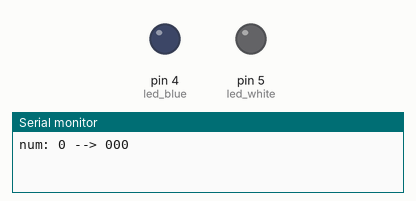
Bench run of a sketch on a simulated Arduino Uno, built with avr-gcc and run on an emulated ATmega328P. On the bench: output pins drawn as LEDs (lit = HIGH), the last lines printed to the serial monitor. Pins used as bus, display or sensor lines are not drawn.

Above: at 1.0 s.
At 3.0 s:
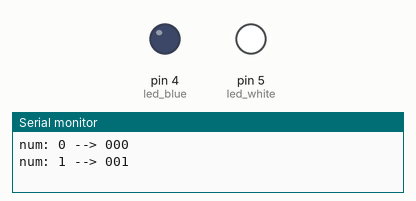
At 5.0 s:
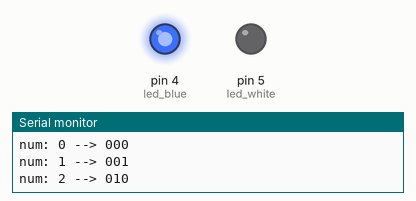
At 7.0 s:
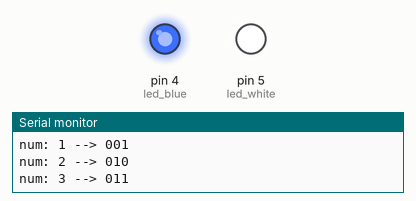
Timing chart, 0 to 10.4 s (numbered marks = the images above):
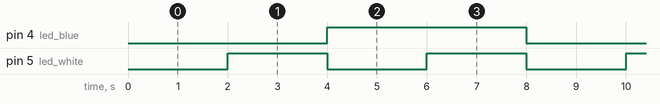

Measured:
- by itself, pin 4 (led_blue): alternates HIGH for 4.0 s and LOW for 4.0 s
- by itself, pin 5 (led_white): alternates HIGH for 2.0 s and LOW for 2.0 s
- by itself, everything shown: repeats every 8.0 s, in 4 steps

The sketch:

sketch_apr13b.ino
```cpp
const int led_white = 5;
const int led_blue = 4;
const int led_green = 0;

void setup() {
  // put your setup code here, to run once:
  pinMode(led_white, OUTPUT);
  pinMode(led_blue, OUTPUT);
  pinMode(led_green, OUTPUT);
  Serial.begin(9600);
}

int b0 = 0, b1 = 0, b2 = 0;
const int basis = 2;
int _bit[3];
int _position = 0;
void binary_encoder(int num){
  Serial.print("num: ");
  Serial.print(num);
   _position = basis;
   while(_position >= 0){
      _bit[_position] = num%basis;
      num = num / basis;
      _position--;
   }
   Serial.print(" --> ");
   Serial.print( _bit[0]);
   Serial.print( _bit[1]);
   Serial.print( _bit[2]);
   Serial.println();
   digitalWrite(led_white, _bit[2]);
   digitalWrite(led_blue, _bit[1]);
   digitalWrite(led_green, _bit[0]);
   delay(2000);
}

int counter = 0;
void loop() {
  // put your main code here, to run repeatedly:
  binary_encoder(counter);
  counter++;
  if(counter == 8)
    counter = 0;

}
```
